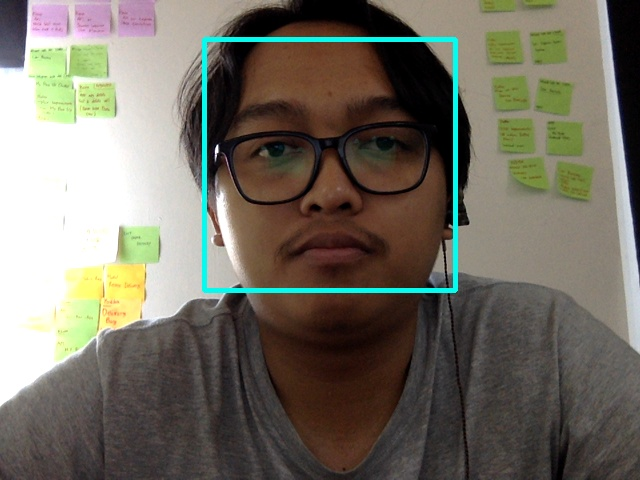
#> input picture faceDatas/face.1.1.jpg, 640 x 480 px; its folder holds only this picture in this run
$ python machineLearning.py
#> lines starting #> are read from the running program, lines starting #| are printed output that depends on the picture
import cv2, os, numpy as np
from PIL import Image

faceDataDir = "faceDatas"
learnDir = "learning"
faceDetector = cv2.CascadeClassifier('haarcascade_frontalface_default.xml')
faceRecognizer = cv2.face.LBPHFaceRecognizer_create()

def getImageLabel(path):
#> called with path = 'faceDatas'
    imagePaths = [os.path.join(path, f) for f in os.listdir(path)]
    faceSamples = []
    faceIDs = []

    for imagePath in imagePaths:
        pillowImage = Image.open(imagePath).convert('L')
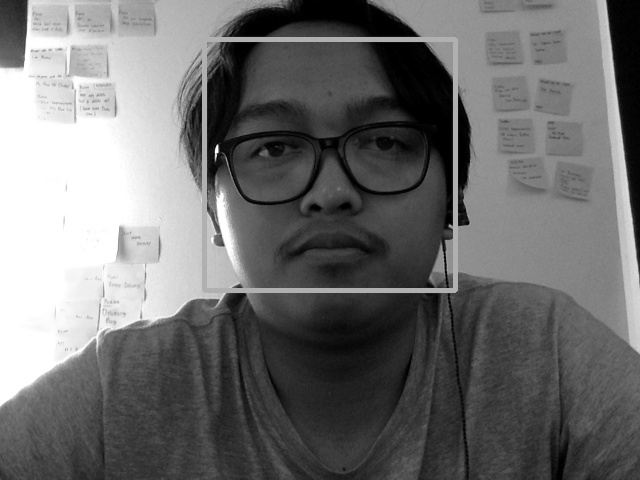
#> pillowImage: PIL image 640x480 L; min 0, max 255, mean 110.7
        imgNum = np.array(pillowImage, 'uint8')
        faceID = int(os.path.split(imagePath)[-1].split(".")[1])
        faces = faceDetector.detectMultiScale(imgNum)
#> faces = [[207, 41, 250, 250]]

        for (x, y, w, h) in faces:
            faceSamples.append(imgNum[y:y+h, x:x+w])
            faceIDs.append(faceID)
#> this loop made 1 pass
#> after the loop, faceIDs = [1]; faceSamples = 1 item
        return faceSamples, faceIDs

print ("Machine is proccessing! Wait up until it's done.")
faces, IDs = getImageLabel(faceDataDir)
#> faces = 1 item; IDs = [1]
faceRecognizer.train(faces, np.array(IDs))

#SAVE
faceRecognizer.write(learnDir+'/trained.xml')
print ("faces learned by machine!", format(len(np.unique(IDs))))
#| faces learned by machine! 1
